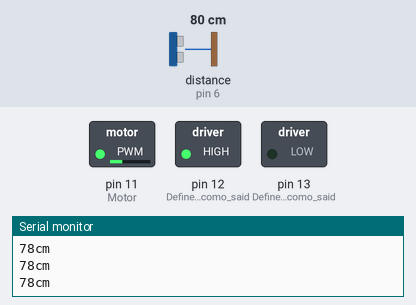
Bench run of a sketch on a simulated Arduino Uno, built with avr-gcc and run on an emulated ATmega328P. Parts: switched loads named in the sketch (green lamp = pin HIGH), the last lines printed to the serial monitor. Wiring (inferred from the names in the program): ultrasonic range finder: trigger pin 7; echo pin 6. Inputs (shaded band) come from the test bench; at power-on: distance to the obstacle (sensor on pin 6) 80 cm. The echo pulse lasts 58.3 µs per cm; pins used as bus, display or sensor lines are not drawn.

Above: at 1.2 s.
1.3 s: distance to the obstacle (sensor on pin 6) set to 2 cm
At 2.5 s:
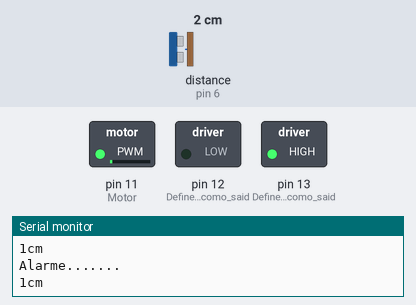
2.8 s: distance to the obstacle (sensor on pin 6) set to 10 cm
At 4.0 s:
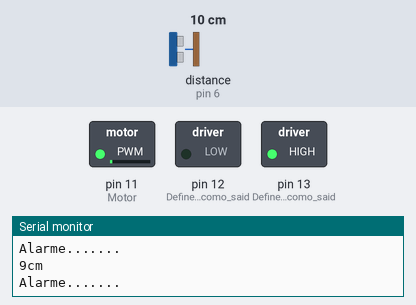
4.3 s: distance to the obstacle (sensor on pin 6) set to 13 cm
At 5.5 s:
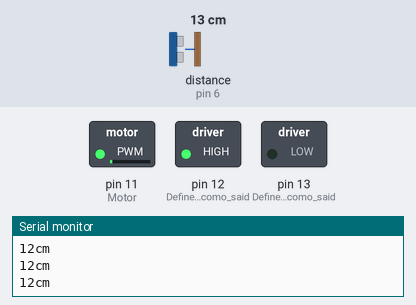
5.8 s: distance to the obstacle (sensor on pin 6) set to 250 cm
At 6.8 s:
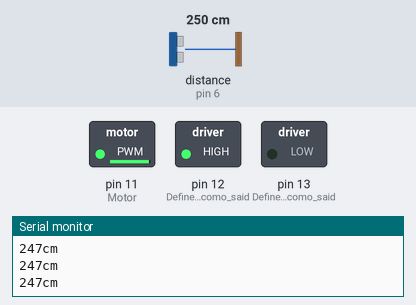
Timing chart, 0 to 8.3 s (numbered marks = the images above; inputs shaded):
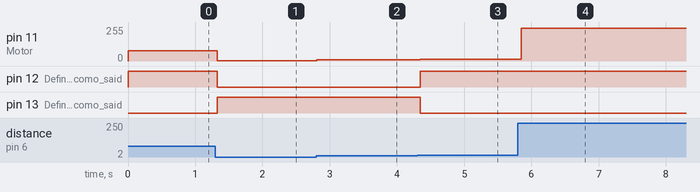

The sketch:

ultrasonico.ino
```cpp
const float Echo=6;
const float Trig=7;
const float Motor=11;

//configuracao inicial
void setup() {
  Serial.begin (9600);       // inicializa a porta serie
  pinMode(Echo, INPUT);     // define o pin 6 como entrada (echo)
  pinMode(Trig, OUTPUT);    // define o pin 7 como saida  (triger)
  pinMode(13, 1);            // Define o pin 13 como saida
  pinMode(12, 1);            // Define o pin 13 como saida
  }

void trigger(){
  // gera o trigger
  digitalWrite(Trig, LOW);
  delayMicroseconds(2);
  digitalWrite(Trig, HIGH);   // gera a onda de trigger a cada 10ms
  delayMicroseconds(10);
  digitalWrite(Trig, LOW);
  }

long distancia_total(){
  long duracao, distancia;
  duracao = pulseIn(Echo, HIGH);
  distancia = duracao*0.034/2;            // calcula a distancia en centimetros
  return distancia;
  }

void motor(long distancia){
  //Controlo do motor atraves do ultrassonico

  analogWrite(Motor,distancia);

  }

void loop() {
  long distancia;
  trigger();
  distancia=distancia_total();
  motor(distancia);

  if (distancia <= 500 || distancia > 10){
    Serial.print(distancia);           // envia o valor da distancia para a porta serial
    Serial.println("cm");              // coloca a distancia em centimetros "cm"
    digitalWrite(13, 0);               // desliga o led 13
    digitalWrite(12, 1);               // liga o led 12
  }

   if (distancia <= 10 && distancia >= 1){
    digitalWrite(13, 1);                     // Liga o pin13
    Serial.println("Alarme.......");         // envia a palavra alarme para a porta serial
    digitalWrite(12, 0);               // desliga o led 12
  }
  delay(50);                                // Tempo de espera de 50ms

}
```

Measured:
- the behaviour switches between 11 and 12 cm on distance to the obstacle (sensor on pin 6) (found by bisection; images 2 and 3)
- after the input at 1.3 s, pin 11 (Motor): 78/255 → 1/255 at once; pin 12 (Define_o_pin_13_como_said): HIGH → LOW at once; pin 13 (Define_o_pin_13_como_said): LOW → HIGH at once
- after the input at 2.8 s, pin 11 (Motor): 1/255 → 9/255 at once
- after the input at 4.3 s, pin 11 (Motor): 9/255 → 12/255 after 0.05 s; pin 12 (Define_o_pin_13_como_said): LOW → HIGH after 0.05 s; pin 13 (Define_o_pin_13_como_said): HIGH → LOW after 0.05 s
- after the input at 5.8 s, pin 11 (Motor): 12/255 → 247/255 after 0.05 s
